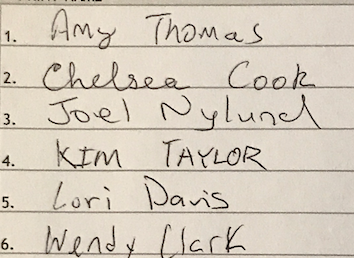
#> input picture ResumeParser/HandwritingParser_1/handwriting.png, 354 x 258 px
$ jupyter execute --allow-errors handwriting_parser.ipynb
#> lines starting #> are read from the running program, lines starting #| are printed output that depends on the picture; after the words box and inside, x2 and y2 are one past the last pixel; in counts of white or black regions, pixels touching at a corner belong together
#> (a cell that did not finish here is left out)

[cell 2]
import pytesseract

print(pytesseract.get_tesseract_version())
#> (this line was passed over: pytesseract is not available in this run)

[cell 3]
import pytesseract
import cv2

def image_to_text(image_path):
    # Load the image using OpenCV
#> called with image_path = 'handwriting.png'
    img = cv2.imread(image_path)
#> img is the input picture: shape (258, 354, 3); mean B, G, R 189.1, 203.5, 213.3
    # check if the given img exists and can be loaded properly
    if img is None:
        print("Failed to load the image. Please check the file path.")
        return

    # Preprocess the image
    img = cv2.cvtColor(img, cv2.COLOR_BGR2GRAY)
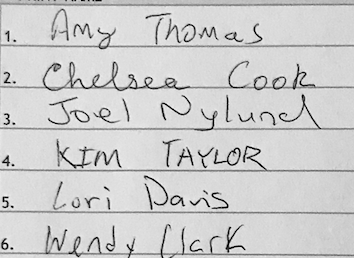
#> img: shape (258, 354); min 0, max 248, mean 204.8

    # Apply thresholding technique
    blockSize = 75  # size of the neighborhood for threshold calculation
    C = 5  # constant subtracted from the mean
    img = cv2.adaptiveThreshold(img, 255, cv2.ADAPTIVE_THRESH_MEAN_C, cv2.THRESH_BINARY, blockSize, C)
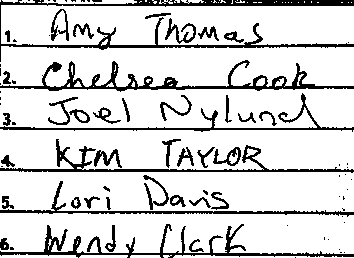
#> img: shape (258, 354); 84.1% white; 83 black regions (42 under 20 px), largest, box (x1, y1, x2, y2) and area: (0, 0, 354, 62) 2816, (0, 60, 354, 92) 2201, (0, 224, 354, 258) 1882

    # Perform OCR using pytesseract
    text = pytesseract.image_to_string(img)

    # Print the extracted text
    print("Extracted Text:")
    print(text)

# Provide the path to your image
image_path = 'handwriting.png'

# Call the function with the image path
image_to_text(image_path)
#> (the call stopped at in image_to_text, `text = pytesseract.image_to_string(img)`: pytesseract is not available in this run)
